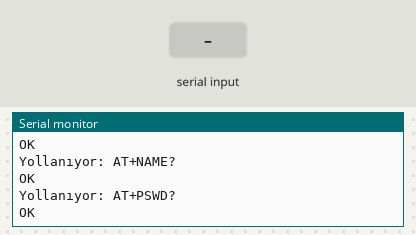
Simulated run of this sketch. Board: Arduino Uno, built with avr-gcc and run on an emulated ATmega328P. Shown: the last lines printed to the serial monitor. Inputs (shaded band) come from the test bench. The modem accepts every AT command (registered, SIM ready, sends succeed) and sends nothing else.

Above: at 5.7 s.
5.8 s: "1" received over the second serial link
At 6.3 s:
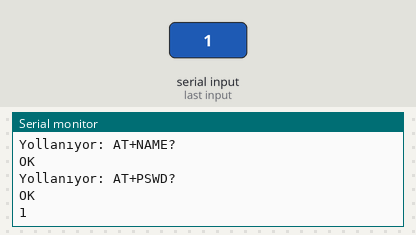
7.3 s: "0" received over the second serial link
At 8.7 s:
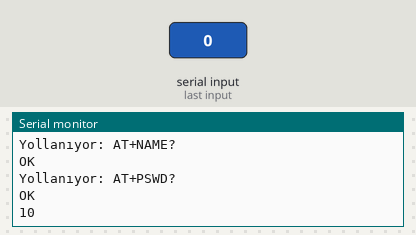

Measured:
- after the input at 5.8 s, the serial monitor: prints a new line at once (image 1)
- after the input at 7.3 s, the serial monitor: prints a new line at once (image 2)

The sketch:

Bluetooth_AdDegistirme.ino
```cpp
#include <SoftwareSerial.h>
// TAVSİYE:
// AT modunda Bluetooth modülünü başlatmak için:
// Bluetooth modülünün EN pinini +5V da bağlayınız...

// SoftwareSerial RX, TX
// RX ==> TX e bağlanır
// TX ==> RX e bağlanır
//Arduino 10 nolu pin RX gibi davran
//Arduino 11 nolu pin TX gibi davran şeklinde aşağıda ayar yaptık
SoftwareSerial BTSerial(10, 11);
// Yukarıdaki ayara göre:
// Bluetooth modülünün RX pinini = Arduino 11 nolu pine bağla
// Bluetooth modülünün TX pinini = Arduino 10 nolu pine bağla

void setup() {
  // Start Serial Monitor
  Serial.begin(9600);

  //Bluetooth Serial haberleşmeyi baud rate 38400 olarak AT Mode için başlat
  BTSerial.begin(38400);

  delay(2000);
  Serial.println("HC-05 Ayarlanmaya çalışacak:");

  sendATCommand("AT");                // Test AT haberleşme, seri monitorde sonucu OK yazmalı
  sendATCommand("AT+NAME=EAGLE48");     // BLUETOOTH vermek istediğiniz ad
  sendATCommand("AT+PSWD=484848A");       // Vermek istediğiniz ŞİFRE
  sendATCommand("AT+NAME?");           // ADI KONTROL ET
  sendATCommand("AT+PSWD?");           // ŞİFREYİ KONTROL ET
  //Bu komutlardan sonra OK çıkıyor ise olmuştur.
  //Arduino IDe de serial terminal baundrate 9600 olacak, Both NL & CR olacak
}

void loop() {
  // Seri Monitörden HC-05'e manuel komut girişine izin veriliyor
  if (Serial.available()) {
    BTSerial.write(Serial.read());
  }
  if (BTSerial.available()) {
    Serial.write(BTSerial.read());
  }
}

void sendATCommand(const char *cmd) {
  Serial.print("Yollanıyor: ");
  Serial.println(cmd);
  BTSerial.print(cmd);
  BTSerial.print("\r\n"); // CR+LF ile bitir

  delay(500);

  while (BTSerial.available()) {
    Serial.write(BTSerial.read());
  }
  Serial.println();
}
```
